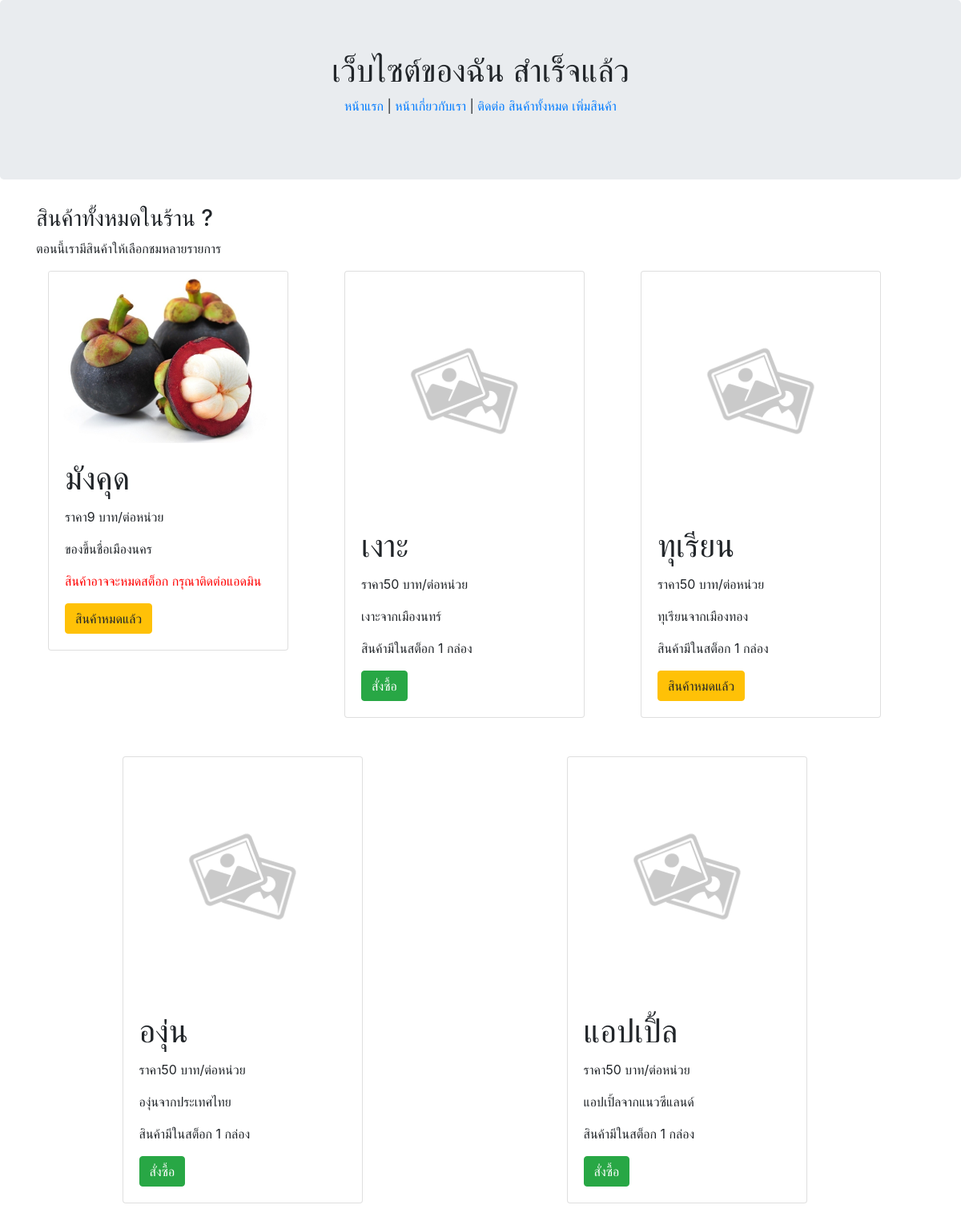
Page /allproduct/ on the committed database.
### myapp/models.py (models this page shows, shortened)
class Allproduct(models.Model):
    name = models.CharField(max_length=100)
    price = models.CharField(max_length=100)
    detail = models.TextField(null=True, blank=True)
    imageurl = models.CharField(max_length=200, null=True, blank=True)
    instock = models.BooleanField(default=True)
    quantity = models.IntegerField(default=1)
    unit = models.CharField(max_length=200, default='-')
    image = models.ImageField(upload_to="products", null=True, blank=True)

### myapp/views.py (the view)
# urls.py: path('allproduct/', Product, name='allproduct-page')
def Product(request):
	product = Allproduct.objects.all().order_by('id').reverse()
	context = {'product': product}
	return render(request, 'myapp/allproduct.html', context)

### templates/myapp/allproduct.html
{% extends 'myapp/base.html' %}
{% block content %}
    <h3>สินค้าทั้งหมดในร้าน ?</h3>
    <p>ตอนนี้เรามีสินค้าให้เลือกชมหลายรายการ</p>
    <div class="container-fluid">
        <div class="row">
            {% for pd in product %}
                <div class="container col-sm-4">
                    <div class="card" style="width:300px">
                        {% if pd.image %}
                            <img class="card-img-top" src="{{ pd.image.url }}" width="200">
                        {% else %}
                            <img class="card-img-top" src="/media/default.png" width="200">
                        {% endif %}
                        <div class="card-body">
                            <h1 class="card-title">{{ pd.name }} </h1>
                            <p>ราคา{{ pd.price }} บาท/ต่อหน่วย</p>
                            <p>{{ pd.detail }}</p>
                            {% if pd.quantity > 0 %}
                                <p>สินค้ามีในสต็อก {{ pd.quantity }} {{ pd.unit }}</p>
                            {% else %}
                                <p><span style="color: red; ">สินค้าอาจจะหมดสต็อก กรุณาติดต่อแอดมิน</span></p>
                            {% endif %}
                            {% if pd.instock == True %}
                                <a href="#" class="btn btn-success">สั่งซื้อ</a>
                            {% else %}
                                <a href="#" class="btn btn-warning">สินค้าหมดแล้ว</a>
                            {% endif %}
                        </div>
                    </div>
                    <br><br>
                </div>
            {% endfor %}
        </div>
    </div>
{% endblock content %}

### templates/myapp/base.html (shortened to what this page needs)
<!DOCTYPE html>
<html lang="en">
<head>
    <link rel="stylesheet" href="https://maxcdn.bootstrapcdn.com/bootstrap/4.5.2/css/bootstrap.min.css">
</head>
<body>
<div class="jumbotron text-center">
    <h1>เว็บไซต์ของฉัน สำเร็จแล้ว</h1>
    <p> <a href="{% url 'home-page' %}">หน้าแรก </a>  |
        <a href="{% url 'about-page' %}">หน้าเกี่ยวกับเรา </a> |
        <a href="{% url 'contact-page' %}"> ติดต่อ</a>
        <a href="{% url 'allproduct-page' %}"> สินค้าทั้งหมด</a>
        <a href="{% url 'addproduct-page' %}"> เพิ่มสินค้า</a>
    </p>
</div>
<div class="container">
{% block content %}
{% endblock content %}
</div>
</body>
</html>

### rows in the picture
Allproduct: image (picture), name "มังคุด", price "9", detail "ของขึ้นชื่อเมืองนคร", quantity "สินค้าอาจจะหมดสต็อก กรุณาติดต่อแอดมิน", instock "สินค้าหมดแล้ว"
Allproduct: name "เงาะ", price "50", detail "เงาะจากเมืองนทร์", quantity "1", unit "กล่อง", instock "สั่งซื้อ"
Allproduct: name "ทุเรียน", price "50", detail "ทุเรียนจากเมืองทอง", quantity "1", unit "กล่อง", instock "สินค้าหมดแล้ว"
Allproduct: name "องุ่น", price "50", detail "องุ่นจากประเทศไทย", quantity "1", unit "กล่อง", instock "สั่งซื้อ"
Allproduct: name "แอปเปิ้ล", price "50", detail "แอปเปิ้ลจากแนวซีแลนด์", quantity "1", unit "กล่อง", instock "สั่งซื้อ"
